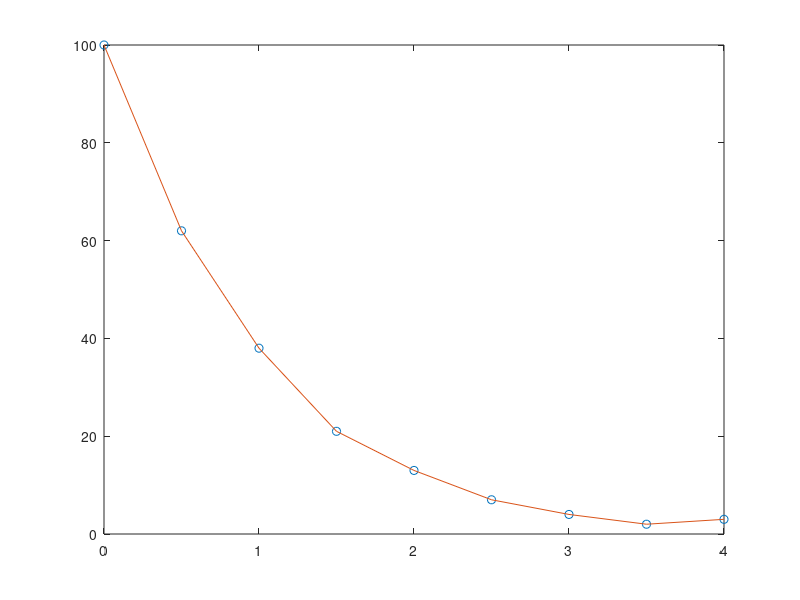

MATLAB code to generate this figure:
x=0:0.5:4;
y=[100 62 38 21 13 7 4 2 3];
n=8
p=polyfit(x, y, n);
p1=polyval(p, x);
plot(x, y, 'o');
hold on;
plot(x, p1);
